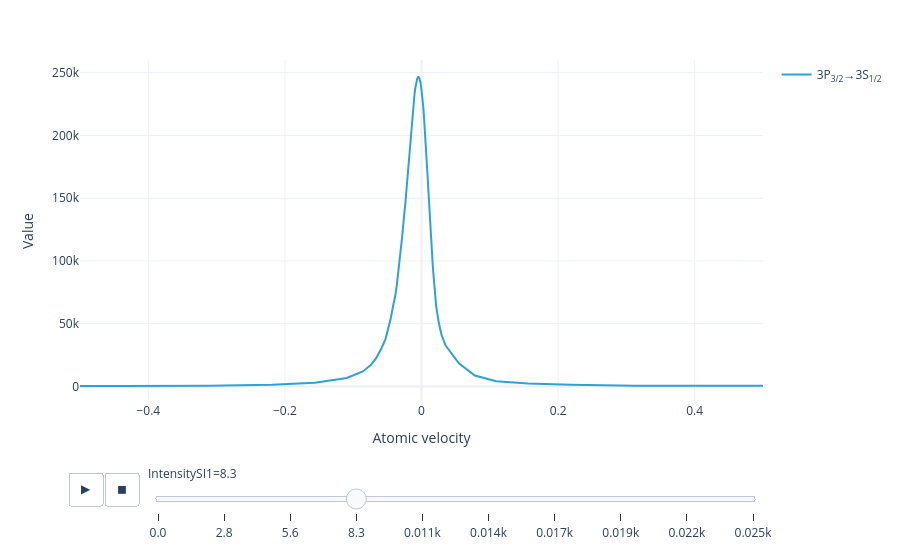

Notebook cell for this chart:
### Markdown cell above
Create an animation of the flux distribution as the repump intensity is varied:

### Code cell
model.flux_distribution(sol).visualize(xaxis_range=(-.5, .5))

### Figure 1 — Plotly figure (JSON) as saved in the notebook; plotly's stock layout.template omitted (floating-point values rounded to 4 significant figures)
{"data": [{"hovertemplate": "Transition=3P<sub>3/2</sub>→3S<sub>1/2</sub><br>IntensitySI1=0.0<br>Atomic velocity=%{x}<br>Value=%{y}<extra></extra>", "legendgroup": "3P<sub>3/2</sub>→3S<sub>1/2</sub>", "line": {"color": "#2fa1da", "dash": "solid"}, "marker": {"symbol": "circle"}, "mode": "lines", "name": "3P<sub>3/2</sub>→3S<sub>1/2</sub>", "orientation": "v", "showlegend": true, "type": "scatter", "x": [-2.5, -1.5, -0.875, -0.625, -0.4375, -0.3125, -0.2188, -0.1562, -0.1094, -0.08594, -0.07422, -0.06641, -0.05859, -0.05273, -0.04883, -0.04492, -0.04102, -0.03809, -0.03613, -0.03418, -0.03223, -0.03027, -0.02832, -0.02637, -0.0249, -0.02393, -0.02295, -0.02197, -0.021, -0.02002, -0.01904, -0.01807, -0.01709, -0.01611, -0.01514, -0.01416, -0.01318, -0.01221, -0.01123, -0.01025, -0.009277, -0.008301, -0.007324, -0.006348, -0.005371, -0.004395, -0.003418, -0.002441, -0.001465, -0.0004883, 0.0004883, 0.001465, 0.002441, 0.003418, 0.004395, 0.005371, 0.006348, 0.007324, 0.008301, 0.009277, 0.01025, 0.01123, 0.0127, 0.01465, 0.0166, 0.01855, 0.02148, 0.02539, 0.0293, 0.03516, 0.04297, 0.05469, 0.07812, 0.1094, 0.1562, 0.2188, 0.3125, 0.4375, 0.625, 0.875, 1.5, 2.5], "xaxis": "x", "y": [0.05885, 4.474, 41.97, 116.9, 289.3, 626.4, 1379.0, 2924.0, 6701.0, 11980.0, 17020.0, 22550.0, 30480.0, 37760.0, 45470.0, 54570.0, 65660.0, 73140.0, 81020.0, 89500.0, 98670.0, 108600.0, 119300.0, 130800.0, 137200.0, 143600.0, 150200.0, 156900.0, 163700.0, 170600.0, 177500.0, 184400.0, 191300.0, 198000.0, 204600.0, 211000.0, 217100.0, 222800.0, 228100.0, 232800.0, 237000.0, 240500.0, 243200.0, 245200.0, 246400.0, 246600.0, 246000.0, 244500.0, 242100.0, 238800.0, 234500.0, 229400.0, 223500.0, 216800.0, 209300.0, 201200.0, 192500.0, 183400.0, 174000.0, 164300.0, 154600.0, 144900.0, 127300.0, 110700.0, 95520.0, 82220.0, 64050.0, 50500.0, 41210.0, 32720.0, 27080.0, 18470.0, 8706.0, 4237.0, 2352.0, 1341.0, 637.7, 296.5, 119.4, 42.65, 4.514, 0.05913], "yaxis": "y"}], "layout": {"legend": {"title": {}, "tracegroupgap": 0}, "margin": {"t": 60}, "sliders": [{"active": 3, "currentvalue": {"prefix": "IntensitySI1="}, "len": 0.9, "pad": {"b": 10, "t": 60}, "steps": [{"args": [["0.0"], {"frame": {"duration": 0, "redraw": false}, "fromcurrent": true, "mode": "immediate", "transition": {"duration": 0, "easing": "linear"}}], "label": "0.0", "method": "animate"}, {"args": [["2.7777777777777777"], {"frame": {"duration": 0, "redraw": false}, "fromcurrent": true, "mode": "immediate", "transition": {"duration": 0, "easing": "linear"}}], "label": "2.8", "method": "animate"}, {"args": [["5.555555555555555"], {"frame": {"duration": 0, "redraw": false}, "fromcurrent": true, "mode": "immediate", "transition": {"duration": 0, "easing": "linear"}}], "label": "5.6", "method": "animate"}, {"args": [["8.333333333333332"], {"frame": {"duration": 0, "redraw": false}, "fromcurrent": true, "mode": "immediate", "transition": {"duration": 0, "easing": "linear"}}], "label": "8.3", "method": "animate"}, {"args": [["11.11111111111111"], {"frame": {"duration": 0, "redraw": false}, "fromcurrent": true, "mode": "immediate", "transition": {"duration": 0, "easing": "linear"}}], "label": "0.011k", "method": "animate"}, {"args": [["13.88888888888889"], {"frame": {"duration": 0, "redraw": false}, "fromcurrent": true, "mode": "immediate", "transition": {"duration": 0, "easing": "linear"}}], "label": "0.014k", "method": "animate"}, {"args": [["16.666666666666664"], {"frame": {"duration": 0, "redraw": false}, "fromcurrent": true, "mode": "immediate", "transition": {"duration": 0, "easing": "linear"}}], "label": "0.017k", "method": "animate"}, {"args": [["19.444444444444443"], {"frame": {"duration": 0, "redraw": false}, "fromcurrent": true, "mode": "immediate", "transition": {"duration": 0, "easing": "linear"}}], "label": "0.019k", "method": "animate"}, {"args": [["22.22222222222222"], {"frame": {"duration": 0, "redraw": false}, "fromcurrent": true, "mode": "immediate", "transition": {"duration": 0, "easing": "linear"}}], "label": "0.022k", "method": "animate"}, {"args": [["25.0"], {"frame": {"duration": 0, "redraw": false}, "fromcurrent": true, "mode": "immediate", "transition": {"duration": 0, "easing": "linear"}}], "label": "0.025k", "method": "animate"}], "x": 0.1, "xanchor": "left", "y": 0, "yanchor": "top"}], "updatemenus": [{"buttons": [{"args": [null, {"frame": {"duration": 300, "redraw": false}, "fromcurrent": true, "mode": "immediate", "transition": {"duration": 0, "easing": "linear"}}], "label": "&#9654;", "method": "animate"}, {"args": [[null], {"frame": {"duration": 0, "redraw": false}, "fromcurrent": true, "mode": "immediate", "transition": {"duration": 0, "easing": "linear"}}], "label": "&#9724;", "method": "animate"}], "direction": "left", "pad": {"r": 10, "t": 70}, "showactive": false, "type": "buttons", "x": 0.1, "xanchor": "right", "y": 0, "yanchor": "top"}], "xaxis": {"anchor": "y", "domain": [0, 1], "range": [-0.5, 0.5], "title": {"text": "Atomic velocity"}}, "yaxis": {"anchor": "x", "domain": [0, 1], "range": [-12390.0, 260100.0], "title": {"text": "Value"}}}}
